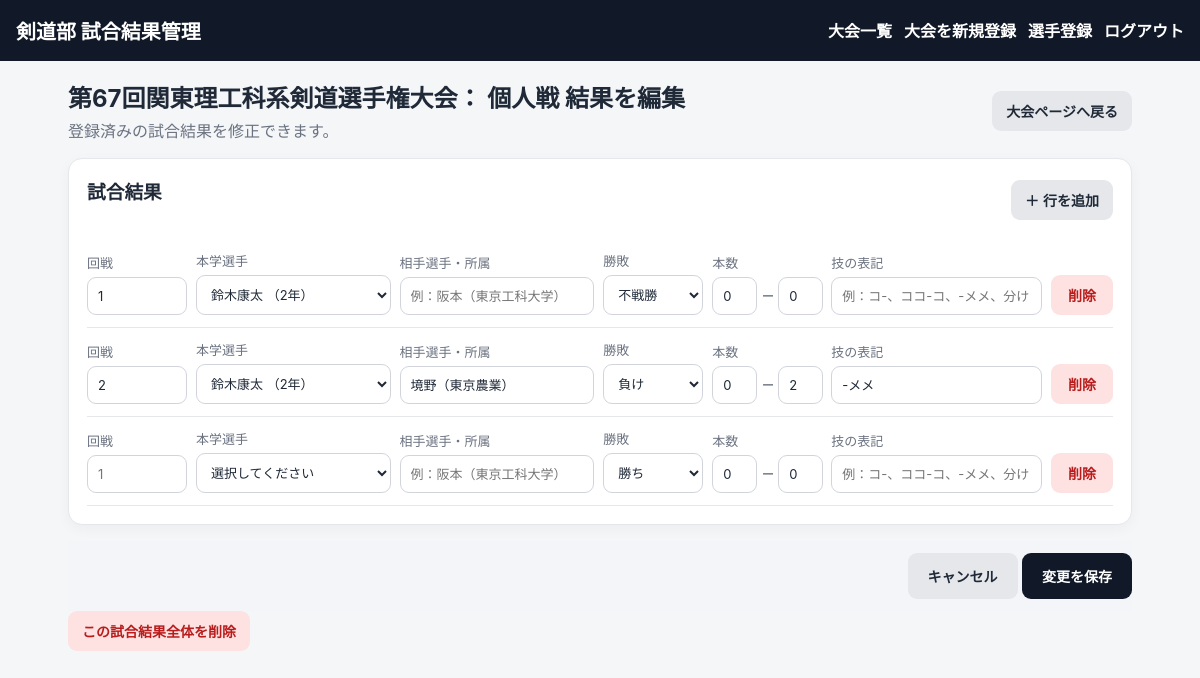
The page /events/3/edit (signed in) on the database its author committed.
### main.py (models this page shows)
class Base(DeclarativeBase):
    pass

class Tournament(Base):
    __tablename__ = "tournaments"
    id: Mapped[int] = mapped_column(primary_key=True)
    name: Mapped[str] = mapped_column(String(200))
    event_date: Mapped[date] = mapped_column(Date)
    venue: Mapped[str] = mapped_column(String(200), default="")
    created_by: Mapped[int] = mapped_column(ForeignKey("users.id"))
    created_at: Mapped[datetime] = mapped_column(DateTime, default=datetime.utcnow)
    events: Mapped[list["Event"]] = relationship(
        back_populates="tournament_parent",
        cascade="all, delete-orphan",
        order_by="Event.id",
    )

class Event(Base):
    __tablename__ = "events"
    id: Mapped[int] = mapped_column(primary_key=True)
    tournament_id: Mapped[int] = mapped_column(ForeignKey("tournaments.id"))
    event_type: Mapped[str] = mapped_column(String(20))
    round_name: Mapped[str] = mapped_column(String(100), default="")
    team_round: Mapped[int] = mapped_column(Integer, default=1)
    opponent_team: Mapped[str] = mapped_column(String(200), default="")
    created_by: Mapped[int] = mapped_column(ForeignKey("users.id"))
    created_at: Mapped[datetime] = mapped_column(DateTime, default=datetime.utcnow)
    tournament_parent: Mapped[Tournament] = relationship(back_populates="events")
    entries: Mapped[list["MatchEntry"]] = relationship(
        back_populates="event",
        cascade="all, delete-orphan",
        order_by="MatchEntry.order_index",
    )

class MatchEntry(Base):
    __tablename__ = "match_entries"
    id: Mapped[int] = mapped_column(primary_key=True)
    event_id: Mapped[int] = mapped_column(ForeignKey("events.id"))
    order_index: Mapped[int] = mapped_column(Integer, default=0)
    position: Mapped[str] = mapped_column(String(50), default="")
    player_name: Mapped[str] = mapped_column(String(100))
    opponent_name: Mapped[str] = mapped_column(String(150), default="")
    individual_round: Mapped[str] = mapped_column(String(80), default="")
    result: Mapped[str] = mapped_column(String(20))
    score_for: Mapped[int] = mapped_column(Integer, default=0)
    score_against: Mapped[int] = mapped_column(Integer, default=0)
    detail: Mapped[str] = mapped_column(String(255), default="")
    event: Mapped[Event] = relationship(back_populates="entries")

class Player(Base):
    __tablename__ = "players"
    id: Mapped[int] = mapped_column(primary_key=True)
    name: Mapped[str] = mapped_column(
        String(100),
        unique=True,
        index=True,
    )
    grade: Mapped[str] = mapped_column(
        String(50),
        default="",
    )
    enrollment_year: Mapped[int | None] = mapped_column(
        Integer,
        nullable=True,
    )
    note: Mapped[str] = mapped_column(
        String(255),
        default="",
    )
    created_at: Mapped[datetime] = mapped_column(
        DateTime,
        default=datetime.utcnow,
    )

### main.py (the view)
@app.get("/events/{event_id}/edit", response_class=HTMLResponse)
def edit_event_page(
    event_id: int,
    request: Request,
    db: Session = Depends(get_db),
    user: User = Depends(require_user),
):
    event = db.get(Event, event_id)
    if not event:
        raise HTTPException(status_code=404)
    players = get_ordered_players(db)
    return render(
        "event_edit.html",
        request=request,
        user=user,
        event=event,
        tournament=event.tournament_parent,
        players=players,
    )

### templates/event_edit.html (shortened to what this page needs)
{% extends "base.html" %}
{% block content %}
<div class="page-head">
  <div>
    <h2>
      {{ tournament.name }}：
      {{ "団体戦" if event.event_type == "team" else "個人戦" }}
      結果を編集
    </h2>
    <p>
      登録済みの試合結果を修正できます。
    </p>
  </div>
  <a
    href="/tournaments/{{ tournament.id }}"
    class="button secondary"
  >
    大会ページへ戻る
  </a>
</div>
<form
  method="post"
  action="/events/{{ event.id }}/edit"
  id="eventForm"
>
  <section class="card">
    <div class="section-head">
      <h3>試合結果</h3>
      <button
        type="button"
        id="addRow"
        class="secondary"
      >
        ＋ 行を追加
      </button>
    </div>
    <div id="rows">
      {% for entry in event.entries %}
      <div class="match-row">
        {% if event.event_type == "team" %}
        <label>
          役割
          <select name="position" required>
            <option value="">選択してください</option>
            {% for position_name in [
              "先鋒",
              "次鋒",
              "五将",
              "中堅",
              "三将",
              "副将",
              "大将"
            ] %}
            <option
              value="{{ position_name }}"
              {% if entry.position == position_name %}
                selected
              {% endif %}
            >
              {{ position_name }}
            </option>
            {% endfor %}
          </select>
        </label>
        {% else %}
        <label>
          回戦
          <input
            type="number"
            name="individual_round"
            min="1"
            required
            value="{{ entry.individual_round }}"
          >
        </label>
        {% endif %}
        <label>
          本学選手
          <select name="player_name" required>
            {% for player in players %}
            <option
              value="{{ player.name }}"
              {% if entry.player_name == player.name %}
                selected
              {% endif %}
            >
              {{ player.name }}
              {% if current_grade(player) %}
                （{{ current_grade(player) }}）
              {% endif %}
            </option>
            {% endfor %}
          </select>
        </label>
        <label>
          相手選手・所属
          <input
            name="opponent_name"
            value="{{ entry.opponent_name }}"
            placeholder="例：阪本（東京工科大学）"
          >
        </label>
        <label>
          勝敗
          <select name="result">
            <option
              value="loss"
              {% if entry.result == "loss" %}
                selected
              {% endif %}
            >
              負け
            </option>
            <option
              value="walkover_win"
              {% if entry.result == "walkover_win" %}
                selected
              {% endif %}
            >
              不戦勝
            </option>
          </select>
        </label>
        <label>
          本数
          <span class="score">
            <input
              type="number"
              name="score_for"
              min="0"
              max="2"
              value="{{ entry.score_for }}"
            >
            <b>－</b>
            <input
              type="number"
              name="score_against"
              min="0"
              max="2"
              value="{{ entry.score_against }}"
            >
          </span>
        </label>
        <label class="wide">
          技の表記
          <input
            name="detail"
            value="{{ entry.detail }}"
            placeholder="例：コ-、ココ-コ、-メメ、分け"
          >
        </label>
        <button
          type="button"
          class="danger remove-row"
        >
          削除
        </button>
      </div>
      {% endfor %}
    </div>
  </section>
  <div class="sticky-actions">
    <a
      href="/tournaments/{{ tournament.id }}"
      class="button secondary large"
    >
      キャンセル
    </a>
    <button
      type="submit"
      class="primary large"
    >
      変更を保存
    </button>
  </div>
</form>
<form
  method="post"
  action="/events/{{ event.id }}/delete"
  onsubmit="return confirm('この試合結果を削除しますか？');"
  class="delete-event-form"
>
  <button
    type="submit"
    class="danger"
  >
    この試合結果全体を削除
  </button>
</form>
<template id="rowTemplate">
  <div class="match-row">
    {% if event.event_type == "team" %}
    <label>
      役割
      <select name="position" required>
        <option value="">選択してください</option>
        <option value="先鋒">先鋒</option>
        <option value="次鋒">次鋒</option>
        <option value="五将">五将</option>
        <option value="中堅">中堅</option>
        <option value="三将">三将</option>
        <option value="副将">副将</option>
        <option value="大将">大将</option>
      </select>
    </label>
    {% else %}
    <label>
      回戦
      <input
        type="number"
        name="individual_round"
        min="1"
        required
        placeholder="1"
      >
    </label>
    {% endif %}
    <label>
      本学選手
      <select name="player_name" required>
        <option value="">選択してください</option>
      </select>
    </label>
    <label>
      相手選手・所属
      <input
        name="opponent_name"
        placeholder="例：阪本（東京工科大学）"
      >
    </label>
    <label>
      勝敗
      <select name="result">
        <option value="win">勝ち</option>
      </select>
    </label>
    <label>
      本数
      <span class="score">
        <input
          type="number"
          name="score_for"
          min="0"
          max="2"
          value="0"
        >
        <b>－</b>
        <input
          type="number"
          name="score_against"
          min="0"
          max="2"
          value="0"
        >
      </span>
    </label>
    <label class="wide">
      技の表記
      <input
        name="detail"
        placeholder="例：コ-、ココ-コ、-メメ、分け"
      >
    </label>
    <button
      type="button"
      class="danger remove-row"
    >
      削除
    </button>
  </div>
</template>
{% endblock %}

### static/style.css (style rules this page uses)
:root { --bg: #f4f6f8; --card: #ffffff; --text: #1f2937; --muted: #6b7280; --line: #d1d5db; --accent: #111827; --danger: #b91c1c; }
* { box-sizing: border-box; }
body { margin: 0; background: var(--bg); color: var(--text); font-family: -apple-system, BlinkMacSystemFont, "Segoe UI", "Hiragino Kaku Gothic ProN", "Yu Gothic", Meiryo, sans-serif; }
h2, h3 { margin-top: 0; }
.card { margin-bottom: 16px; padding: 18px; background: var(--card); border: 1px solid #e5e7eb; border-radius: 14px; box-shadow: 0 4px 14px rgba(0, 0, 0, 0.04); }
.page-head, .section-head { display: flex; justify-content: space-between; align-items: center; gap: 15px; margin-bottom: 16px; }
.page-head h2, .page-head p { margin: 0; }
.page-head p { margin-top: 4px; color: var(--muted); }
button, .button { display: inline-block; padding: 10px 14px; border: 0; border-radius: 9px; font-size: 14px; font-weight: 700; text-decoration: none; cursor: pointer; transition: background-color 0.2s ease, color 0.2s ease, transform 0.2s ease, box-shadow 0.2s ease; }
.primary { background: var(--accent); color: #ffffff; }
.secondary { background: #e5e7eb; color: var(--text); }
.danger { background: #fee2e2; color: var(--danger); }
.large { padding: 13px 20px; }
label { display: grid; gap: 5px; color: var(--muted); font-size: 13px; }
input, select, textarea { width: 100%; padding: 10px; border: 1px solid var(--line); border-radius: 9px; background: #ffffff; color: var(--text); font: inherit; }
.sticky-actions { position: sticky; bottom: 0; padding: 12px 0; background: rgba(244, 246, 248, 0.94); text-align: right; }
.match-row { display: grid; grid-template-columns: 100px 1.2fr 1.2fr 100px 110px 1.3fr 62px; gap: 9px; align-items: end; padding: 12px 0; border-bottom: 1px solid #e5e7eb; }
.score { display: flex; align-items: center; gap: 4px; }
.score input { min-width: 45px; }
.wide { min-width: 150px; }

### rows shown on the page
Tournament: name "第67回関東理工科系剣道選手権大会"
Event: event_type "個人戦"
MatchEntry: individual_round "1", player_name "鈴木康太 （2年）", result "不戦勝", score_for "0", score_against "0"
MatchEntry: individual_round "2", player_name "鈴木康太 （2年）", opponent_name "境野（東京農業）", result "負け", score_for "0", score_against "2", detail "-メメ"
